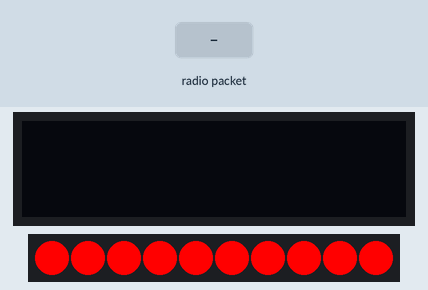
This sketch was run on a simulated Arduino Uno, built with avr-gcc and run on an emulated ATmega328P. On the bench: 128×32 one-colour display, 10 RGB LEDs in strip order, left to right. The inputs (shaded band) are chosen by the test bench. The display library's start-up logo is not drawn; no radio packets arrive unless stated; what the sketch prints to the serial monitor is not drawn.

Above: at 4.3 s.
4.4 s: radio packet "1" arrives
At 5.4 s:
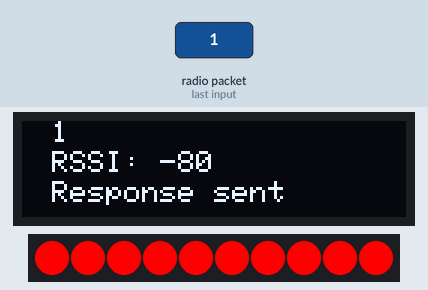
5.9 s: radio packet "0" arrives
At 8.7 s:
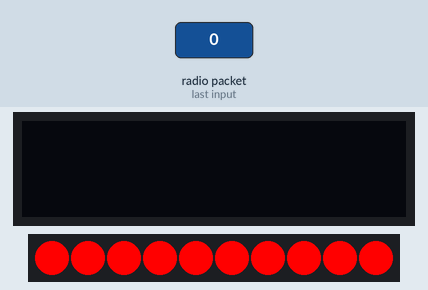
8.9 s: radio packet "2" arrives
At 10.2 s:
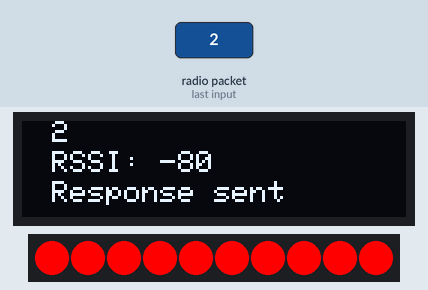
Timing chart, 0 to 11.9 s (numbered marks = the images above; inputs shaded):
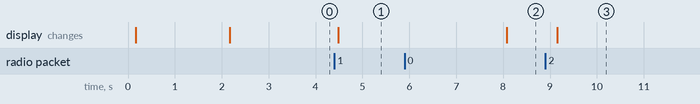

Measured:
- after the input at 4.4 s, the display: changes after 0.08 s (image 1)
- after the input at 5.9 s, the display: changes after 2.2 s (image 2)
- after the input at 8.9 s, the display: changes after 0.25 s (image 3)

The sketch:

LED_Radio_Test.ino
```cpp
  // IMPORTS
#include <SPI.h>                  // Radio and Screen
#include <RH_RF95.h>              // Radio
#include <Wire.h>                 // Screen
#include <Adafruit_GFX.h>         // Screen
#include <Adafruit_SSD1306.h>     // Screen
#include <FastLED.h>              // LED Strip

  // RADIO MACROS -----------------------------------------------------------------------------------------------
// TX Freq, must match RX's Freq!
#define RF95_FREQ 915.0

// Matches Adafruit wiring diagram
#define RFM95_RST     2
#define RFM95_CS      4
#define RFM95_INT     3

// Instance of the radio driver
RH_RF95 rf95(RFM95_CS, RFM95_INT);

  // SCREEN MACROS ----------------------------------------------------------------------------------------------
// Screen size
#define SCREEN_WIDTH 128 // OLED display width, in pixels
#define SCREEN_HEIGHT 32 // OLED display height, in pixels

// Misc screen macros
#define OLED_RESET     4 // Reset pin # (or -1 if sharing Arduino reset pin)
#define SCREEN_ADDRESS 0x3C   // See datasheet for Address; 0x3D for 128x64, 0x3C for 128x32

// Instance of screen driver
Adafruit_SSD1306 display(SCREEN_WIDTH, SCREEN_HEIGHT, &Wire, OLED_RESET);

  // UI MACROS --------------------------------------------------------------------------------------------------
#define LED_PIN     7         //led strip using GPIO 7 - pd7
#define NUM_LEDS    10        // Number of LEDs in string
int temp;                     //used in the loop() in order to restart the counting process

// LED
CRGB leds[NUM_LEDS];
int LEDColor;


// Setup  -------------------------------------------------------------------------------------------------------
void setup()
{
  // Serial setup ------------------------------------------------------
  Serial.begin(115200);     // Start serial connection
  while (!Serial)           // Wait for serial response
  {
    delay(1);
  }
  delay(100);


  // Radio setup -------------------------------------------------------
  // Set up reset pin
  pinMode(RFM95_RST, OUTPUT);
  digitalWrite(RFM95_RST, HIGH);

  Serial.println("--Module Initialized--");

  // Manual reset
  digitalWrite(RFM95_RST, LOW);
  delay(10);
  digitalWrite(RFM95_RST, HIGH);
  delay(10);

  // Make sure module initialized successfully
  while (!rf95.init())
  {
    Serial.println("LoRa radio init failed");
    while (1);
  }
  Serial.println("LoRa radio init OK!");

  // Make sure frequency is set properly - Defaults after init are 434.0MHz, modulation GFSK_Rb250Fd250, +13dbM
  if (!rf95.setFrequency(RF95_FREQ))
  {
    Serial.println("setFrequency failed");
    while (1);
  }
  Serial.print("Set Freq to: "); Serial.println(RF95_FREQ);

  // Set TX power
  rf95.setTxPower(23, false);   // Set to 23 dBm (default is 13 dBm)


  // Screen setup -------------------------------------------------------
  // Make sure screen driver is properly intialized
  if(!display.begin(SSD1306_SWITCHCAPVCC, SCREEN_ADDRESS))
  {
    Serial.println("Screen setup failed");
    while (1);
  }

  // Show initial display buffer contents on the screen -- the library initializes this with an Adafruit splash screen.
  display.display();
  delay(2000); // Pause for 2 seconds

  // Clear the screen buffer
  display.clearDisplay();

  // Set text properties
  display.setTextSize(1); // Draw 2X-scale text
  display.setTextColor(SSD1306_WHITE);

  // UI setup -------------------------------------------------------
  //LED setup
  FastLED.addLeds<WS2812, LED_PIN, GRB>(leds, NUM_LEDS);

  temp = 10;
  int LEDcount = NUM_LEDS - 1;
  int y = temp - 1;                    // Reverse direction of led display

  // Sets up the led to update it based on the timing in standby phase
  // essentially assigning an led its respective second
  while (LEDcount >= 0)
  {
    //led will be blue if led/second is already "counted"
    leds[LEDcount] = CRGB(0, 0, 255);
    LEDcount = LEDcount - 1;
  }
  while (y >= 0)
  {
    //led will be red if it needs to counted down during the lock on phase
    leds[y] = CRGB(255, 0, 0);
    y = y - 1;
  }
  FastLED.show();

  // Delay efore beginning loop
  delay(1000);

}


// Loop --------------------------------------------------------------------------------------------------------
int16_t packetnum = 0;  // packet counter, we increment per xmission

void loop()
{
  if (rf95.available())
  {
    display.clearDisplay();                                       // Clear the screen buffer

    // Should be a message for us now
    uint8_t buf[RH_RF95_MAX_MESSAGE_LEN];
    uint8_t len = sizeof(buf);

    if (rf95.recv(buf, &len))
    {
      RH_RF95::printBuffer("Received: ", buf, len);

      // Print to serial
      Serial.print("Got: ");
      Serial.println((char*)buf);
      Serial.print("RSSI: ");
      Serial.println(rf95.lastRssi(), DEC);

      // Print to screen
      display.setCursor(10, 0);                 // Set screen cursor to position 1
      display.println((char*)buf);
      display.setCursor(10, 10);                // Set screen cursor to position 2
      display.print(F("RSSI: "));
      display.println(rf95.lastRssi(), DEC);

      // Send a reply
      uint8_t data[] = "Reply from RX!";
      rf95.send(data, sizeof(data));
      rf95.waitPacketSent();

      // Print to serial
      Serial.println("Sent a reply");

      // Print to screen
      display.setCursor(10, 20);                // Set screen cursor to position 3
      display.print(F("Response sent"));

      leds[temp] = CRGB(0, 0, 255);     // Changing the led to red from blue when its respective second is counted down
      temp = temp - 1;
      FastLED.show();

    }
    else
    {
      Serial.println("Receive failed");
    }
  }

  display.display();
}
```
